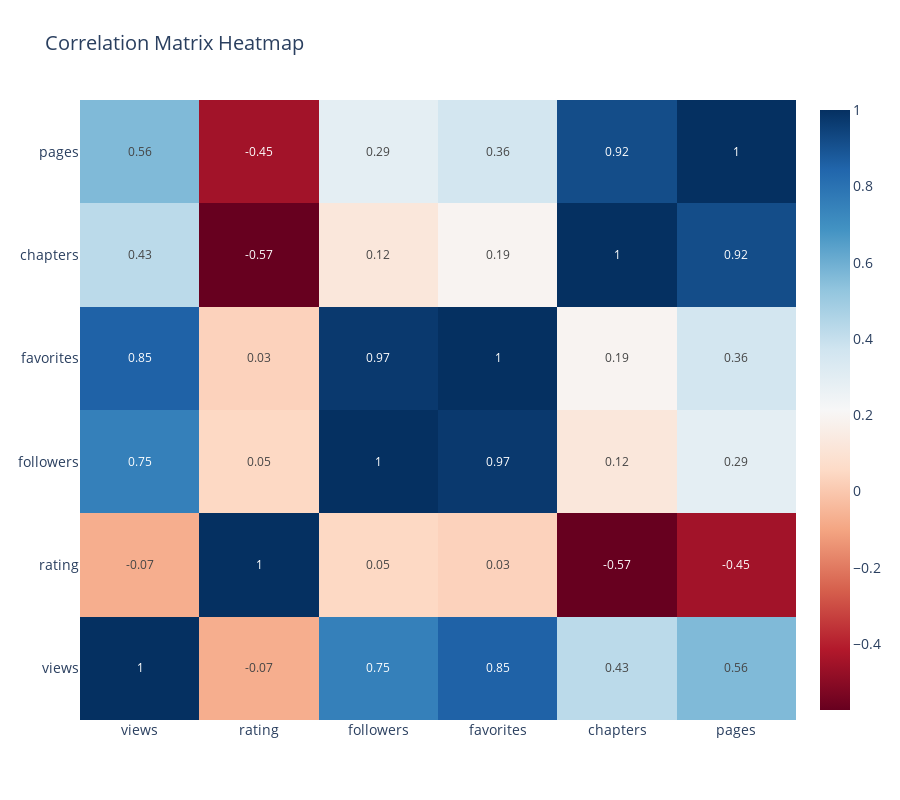

The cell this chart's notebook holds for it:
### Markdown cell above
## Correlation Analysis

Let's analyze the relationships between different numerical features in our dataset. We'll use both a correlation matrix heatmap and a pairplot to visualize these relationships.

### Code cell
# Calculate correlation matrix
correlation_matrix = df[key_metrics].corr()

# Create correlation heatmap using plotly
fig = go.Figure(data=go.Heatmap(
    z=correlation_matrix,
    x=correlation_matrix.columns,
    y=correlation_matrix.columns,
    text=np.round(correlation_matrix, 2),
    texttemplate='%{text}',
    textfont={"size": 12},
    hoverongaps=False,
    colorscale='RdBu'
))

fig.update_layout(
    title='Correlation Matrix Heatmap',
    height=800,
    width=900,
    font=dict(size=14)
)
fig.show()

# Print strongest correlations
print("\nStrongest Correlations:")
corr_pairs = []

# Extract values from correlation matrix
for i, metric1 in enumerate(key_metrics):
    for j, metric2 in enumerate(key_metrics):
        if i < j:  # Avoid duplicate pairs and diagonals
            corr_value = correlation_matrix.loc[metric1, metric2]
            # Make sure we're working with a float
            if isinstance(corr_value, (int, float)) and abs(float(corr_value)) > 0.5:
                corr_pairs.append((metric1, metric2, float(corr_value)))

# Sort by correlation strength and print
for metric1, metric2, corr in sorted(corr_pairs, key=lambda x: abs(x[2]), reverse=True):
    print(f"{metric1:>8} vs {metric2:<8}: {corr:>6.3f}")

### Figure 1 — Plotly figure (JSON) as saved in the notebook; plotly's stock layout.template omitted (floating-point values rounded to 4 significant figures)
{"data": [{"colorscale": [[0, "rgb(103,0,31)"], [0.1, "rgb(178,24,43)"], [0.2, "rgb(214,96,77)"], [0.3, "rgb(244,165,130)"], [0.4, "rgb(253,219,199)"], [0.5, "rgb(247,247,247)"], [0.6, "rgb(209,229,240)"], [0.7, "rgb(146,197,222)"], [0.8, "rgb(67,147,195)"], [0.9, "rgb(33,102,172)"], [1, "rgb(5,48,97)"]], "hoverongaps": false, "text": [[1.0, -0.07, 0.75, 0.85, 0.43, 0.56], [-0.07, 1.0, 0.05, 0.03, -0.57, -0.45], [0.75, 0.05, 1.0, 0.97, 0.12, 0.29], [0.85, 0.03, 0.97, 1.0, 0.19, 0.36], [0.43, -0.57, 0.12, 0.19, 1.0, 0.92], [0.56, -0.45, 0.29, 0.36, 0.92, 1.0]], "textfont": {"size": 12}, "texttemplate": "%{text}", "type": "heatmap", "x": ["views", "rating", "followers", "favorites", "chapters", "pages"], "y": ["views", "rating", "followers", "favorites", "chapters", "pages"], "z": [[1.0, -0.0735, 0.7503, 0.8541, 0.4254, 0.5631], [-0.0735, 1.0, 0.0496, 0.03087, -0.5724, -0.448], [0.7503, 0.0496, 1.0, 0.9734, 0.1237, 0.2937], [0.8541, 0.03087, 0.9734, 1.0, 0.1932, 0.3619], [0.4254, -0.5724, 0.1237, 0.1932, 1.0, 0.917], [0.5631, -0.448, 0.2937, 0.3619, 0.917, 1.0]]}], "layout": {"font": {"size": 14}, "height": 800, "title": {"text": "Correlation Matrix Heatmap"}, "width": 900}}
